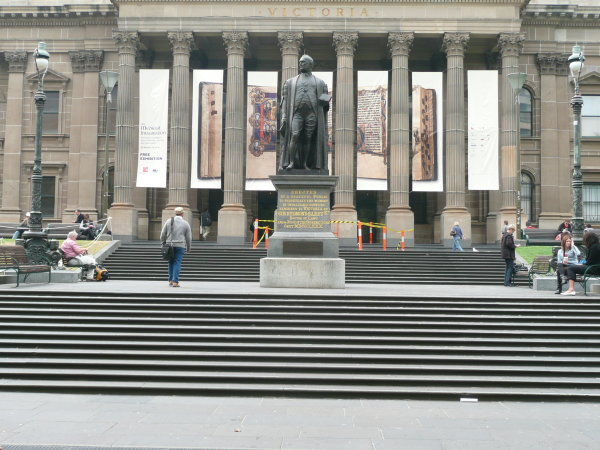
%> input picture proj2/Images/Set1/2.jpg, 600 x 450 px; its folder holds 3 pictures in this run
$ octave --eval "main;"   (GNU Octave 9; MATLAB toolbox functions it lacks are replaced by stand-ins)
%> lines starting %> are read from the running program, lines starting %| are printed output that depends on the picture

function main()
    selector = strcat('./Images/Set1', '/*.jpg');
    path = dir(selector);
    imgN = length(path);

    for i = 2:2
        imgPath = fullfile(path(i).folder, path(i).name);
        I = rgb2gray(imread(imgPath));
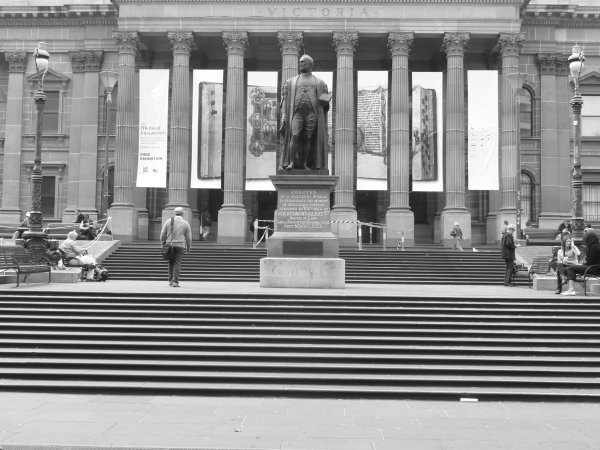
%> I: size 450x600 uint8; min 8, max 255, mean 140.6
        plot_corners(I, 50);
    end
end

% plot ANMS
function p = plot_corners(I, NStrong)
%> called with NStrong = 50
    points = cornermetric(I);
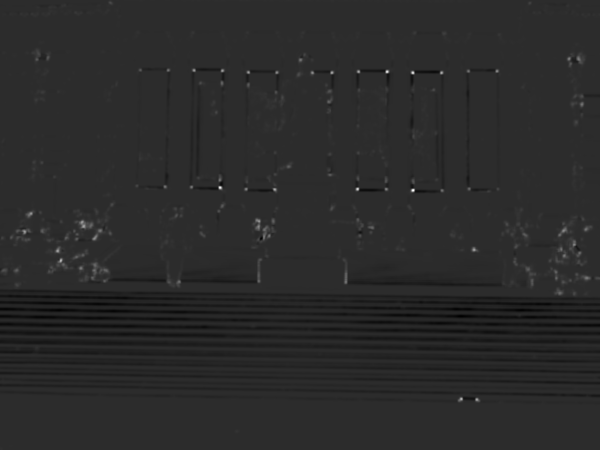
%> points: size 450x600 double; min -0.00409, max 0.0195, mean -0.000161; drawn with min black and max white
    Irm = imregionalmax(points)
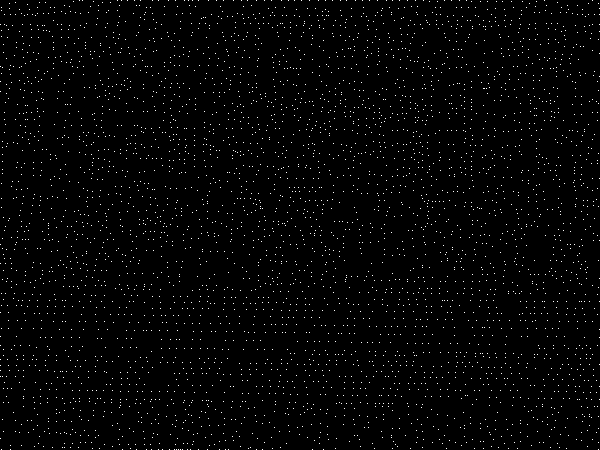
%> Irm: size 450x600 logical; 1.6% white in thin lines or dots
    plot(I)
    hold on
    plot(Irm)
    hold off
end
%> in main, `plot_corners(I, 50);`:
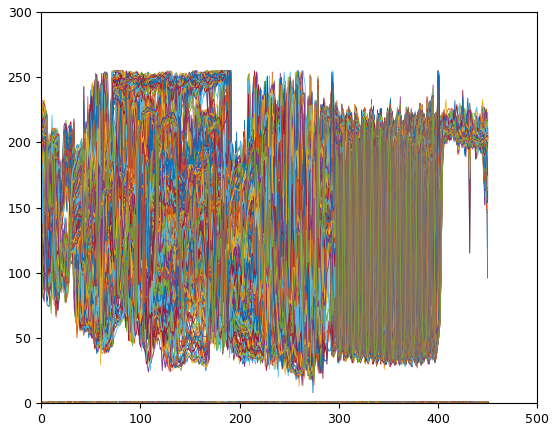
%> figure redrawn from the program's plot data; curve peaks at x = 271, y = 251; curve peaks at x = 271, y = 252; curve peaks at x = 432, y = 230; curve peaks at x = 317, y = 226
